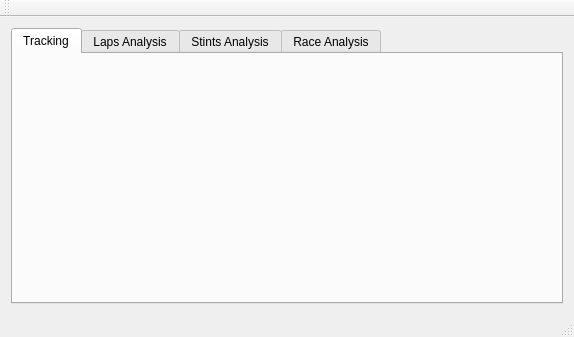
<?xml version="1.0" encoding="UTF-8"?>
<ui version="4.0">
 <class>F1Telemetry</class>
 <widget class="QMainWindow" name="F1Telemetry">
  <property name="geometry">
   <rect>
    <x>0</x>
    <y>0</y>
    <width>574</width>
    <height>337</height>
   </rect>
  </property>
  <property name="windowTitle">
   <string>PXG F1 Telemetry</string>
  </property>
  <widget class="QWidget" name="centralWidget">
   <layout class="QVBoxLayout" name="verticalLayout">
    <item>
     <widget class="QTabWidget" name="tabWidget">
      <property name="styleSheet">
       <string notr="true"/>
      </property>
      <property name="tabPosition">
       <enum>QTabWidget::North</enum>
      </property>
      <property name="currentIndex">
       <number>0</number>
      </property>
      <widget class="TrackingWidget" name="trackingWidget">
       <attribute name="title">
        <string>Tracking</string>
       </attribute>
       <layout class="QGridLayout" name="gridLayout"/>
      </widget>
      <widget class="CompareLapsWidget" name="compareLapsWidget">
       <attribute name="title">
        <string>Laps Analysis</string>
       </attribute>
       <layout class="QVBoxLayout" name="verticalLayout_3"/>
      </widget>
      <widget class="CompareStintsWidget" name="compareStintsWidget">
       <attribute name="title">
        <string>Stints Analysis</string>
       </attribute>
      </widget>
      <widget class="CompareRaceWidget" name="compareRaceWidget">
       <attribute name="title">
        <string>Race Analysis</string>
       </attribute>
      </widget>
     </widget>
    </item>
   </layout>
  </widget>
  <widget class="QMenuBar" name="menuBar">
   <property name="geometry">
    <rect>
     <x>0</x>
     <y>0</y>
     <width>574</width>
     <height>22</height>
    </rect>
   </property>
  </widget>
  <widget class="QToolBar" name="mainToolBar">
   <attribute name="toolBarArea">
    <enum>TopToolBarArea</enum>
   </attribute>
   <attribute name="toolBarBreak">
    <bool>false</bool>
   </attribute>
  </widget>
  <widget class="QStatusBar" name="statusBar"/>
 </widget>
 <layoutdefault spacing="6" margin="11"/>
 <customwidgets>
  <customwidget>
   <class>TrackingWidget</class>
   <extends>QWidget</extends>
   <header>TrackingWidget.h</header>
   <container>1</container>
  </customwidget>
  <customwidget>
   <class>CompareLapsWidget</class>
   <extends>QWidget</extends>
   <header>CompareLapsWidget.h</header>
   <container>1</container>
  </customwidget>
  <customwidget>
   <class>CompareStintsWidget</class>
   <extends>QWidget</extends>
   <header>CompareStintsWidget.h</header>
   <container>1</container>
  </customwidget>
  <customwidget>
   <class>CompareRaceWidget</class>
   <extends>QWidget</extends>
   <header>CompareRaceWidget.h</header>
   <container>1</container>
  </customwidget>
 </customwidgets>
 <resources/>
 <connections/>
</ui>
